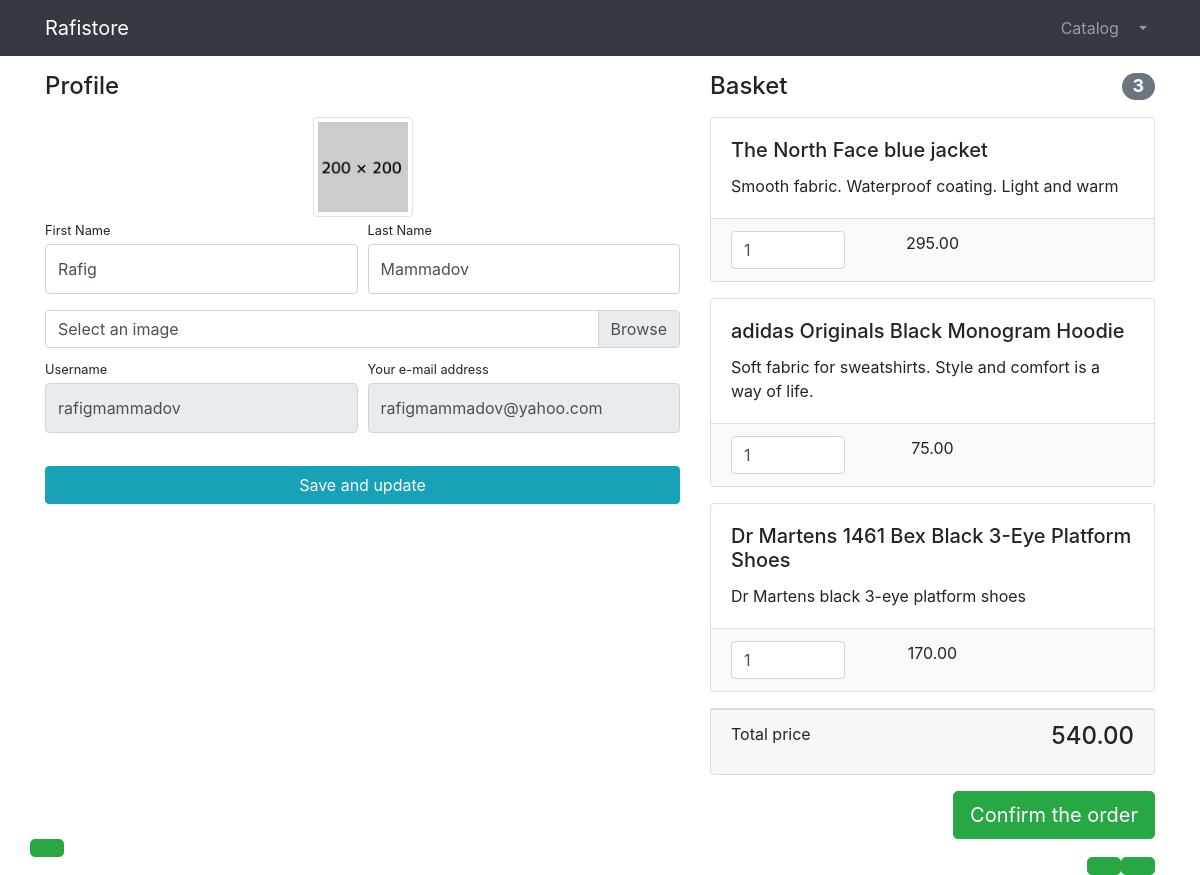
Page /users/profile/2 (signed in) on the committed database.
### users/models.py (models this page shows)
class User(AbstractUser):
    image = models.ImageField(upload_to='users_profile_images', null=True, blank=True)
    is_verified_email = models.BooleanField(default=False)

### products/models.py (models this page shows, shortened)
class Basket(models.Model):
    user = models.ForeignKey(to=User, on_delete=models.CASCADE)
    product = models.ForeignKey(to=Product, on_delete=models.CASCADE)
    quantity = models.PositiveSmallIntegerField(default=0)
    creating_date = models.DateTimeField(auto_now_add=True)
    class Meta:
        app_label = 'products'
    objects = BasketQueryset.as_manager()
    def sum(self):
        return self.quantity * self.product.price

class Product(models.Model):
    name = models.CharField(max_length=256, null=False)
    description = models.TextField(null=True, blank=True)
    price = models.DecimalField(max_digits=256, decimal_places=2)
    image = models.ImageField(upload_to='products_images')
    quantity = models.PositiveIntegerField()
    stripe_product_price_id = models.CharField(max_length=128, null=True, blank=True)
    category = models.ForeignKey(to=ProductCategory, on_delete=models.CASCADE)
    class Meta:
        app_label = 'products'

### users/views.py (the view, shortened to what this page needs)
# urls.py: path('profile/<int:pk>', login_required(ProfilUpdateView.as_view()), name='profile'),
class ProfilUpdateView(LoginRequiredMixin, UserPassesTestMixin, UpdateView):
    model = User
    template_name = 'users/profile.html'
    form_class = UserProfileForm
    def get_context_data(self, **kwargs):
        context = super(ProfilUpdateView, self).get_context_data()
        context['title'] = 'Rafistore-Profile'
        context['baskets'] = Basket.objects.filter(user=self.object)
        return context
    def test_func(self):
        return self.request.user == self.get_object()

### users/forms.py
class UserProfileForm(UserChangeForm):
    first_name = forms.CharField(widget=forms.TextInput(attrs={'class': 'form-control py-4'}), required=False)
    last_name = forms.CharField(
        widget=forms.TextInput(attrs={'class': 'form-control py-4'}), required=False)
    image = forms.ImageField(widget=forms.FileInput(attrs={'class': 'custom-file-input'}), required=False, )
    username = forms.CharField(widget=forms.TextInput(attrs={'class': 'form-control py-4', 'readonly': True}))
    email = forms.EmailField(
        widget=forms.EmailInput(attrs={'class': 'form-control py-4', 'readonly': True}))
    class Meta:
        model = User
        fields = ('first_name', 'last_name', 'image', 'username', 'email')

### products/context_processors.py (called while the page is built)
def baskets(request):
    user = request.user
    return {'baskets' : Basket.objects.filter(user=user) if user.is_authenticated else []}

### products/models.py (called while the page is built)
    def total_sum(self):
        return sum(basket.sum() for basket in self)

    def total_quantity(self):
        return sum(basket.quantity for basket in self)

### users/templates/users/profile.html (shortened to what this page needs)
{% extends 'products/base.html' %}
{% load static %}
{% block css %}
    <link href="{% static 'vendor/css/profile.css' %}" rel="stylesheet">
{% endblock %}
{% block content %}
<div class="container">
    <div class="row">
        <div class="col-lg-7">
            <h4 class="mt-3 mb-3">Profile</h4>
            <div class="col-lg-12 text-center">
                <img width="100" height="100"
                     src="{% if user.image %}{{ user.image.url }}{% else %}{% static 'vendor/img/users/default_avatar.jpg' %}{% endif %}"
                     class="img-thumbnail">
            </div>
            <form action="{% url 'users:profile' user.id %}" method="post" enctype="multipart/form-data">
                <div class="form-row">
                    <div class="col-lg-6">
                        <div class="form-group">
                            <label class="small mb-1" for="{{ form.first_name.id_for_label }}">First Name</label>
                            {{ form.first_name }}
                        </div>
                    </div>
                    <div class="col-lg-6">
                        <div class="form-group">
                            <label class="small mb-1" for="{{ form.last_name.id_for_label }}">Last Name</label>
                            {{ form.last_name }}
                        </div>
                    </div>
                </div>
                <div class="form-row mb-2">
                    <div class="col-lg-12">
                        <div class="custom-file">
                            <label class="custom-file-label" for="{{ form.image.id_for_label }}">Select an image</label>
                        </div>
                    </div>
                </div>
                <div class="form-row">
                    <div class="col-lg-6">
                        <label class="small mb-1" for="{{ form.username.id_for_label }}">Username</label>
                        {{ form.username }}
                    </div>
                <div class="col-lg-6">
                        <label class="small mb-1" for="{{ form.email.id_for_label }}">Your e-mail address</label>
                        {{ form.email }}
                    </div>
                </div>
                <div class="form-row">
                    <div class="col-lg-12" style="margin-top: 33px;">
                        <input class="btn btn-info btn-block" type="submit" value="Save and update">
                    </div>
                </div>
            </form>
        </div>
        <div class="col-lg-5">
            {% include 'products/baskets.html' %}
        </div>
    </div>
</div>
{% endblock %}

### products/templates/products/baskets.html (shortened to what this page needs)
{% if baskets %}
<h4 class="mt-3 mb-3 d-flex justify-content-between align-items-center mb-3">
                Basket <span class="badge badge-secondary badge-pill">{{ baskets.total_quantity }}</span>
            </h4>
        {% for basket in baskets %}
<div class="card mb-3">
                <div class="card-body">
                    <h5 class="card-title">{{ basket.product.name }}</h5>
                    <p class="card-text">{{ basket.product.description }}</p>
                </div>
                <ul class="list-group list-group-flush">
                    <li class="list-group-item bg-light">
                        <div class="row text-center">
                            <div class="col-lg-4">
                                <input name="basketID" type="number" class="form-control"
                                       value="{{ basket.quantity }}" min="0">
                            </div>
                            <div class="col-lg-4">{{ basket.sum }}</div>
                            <div class="col-lg-4">
                            </div>
                        </div>
                    </li>
                </ul>
            </div>
    {% endfor %}
<div class="card mb-3">
                <div class="card-footer">
                    <p class="float-left">Total price</p>
                    <h4 class="float-right">{{ baskets.total_sum }}</h4>
                </div>
            </div>
<a class="btn btn-success btn-lg float-right" href="{% url 'orders:order_create' %}">
                Confirm the order
{% else %}
    <h4 class="mt-3 text-center mb-3">
                The basket is empty
            </h4>
{% endif %}

### rows in the picture
User: image (placeholder picture), first_name "Rafig", last_name "Mammadov", username "rafigmammadov", email "rafigmammadov@yahoo.com"
Basket: total_quantity "3", product.name "The North Face blue jacket", product.description "Smooth fabric. Waterproof coating. Light and warm", basketID "1", sum "295.00", total_sum "540.00"
Basket: product.name "adidas Originals Black Monogram Hoodie", product.description "Soft fabric for sweatshirts. Style and comfort is a way of life.", basketID "1", sum "75.00"
Basket: product.name "Dr Martens 1461 Bex Black 3-Eye Platform Shoes", product.description "Dr Martens black 3-eye platform shoes", basketID "1", sum "170.00"
